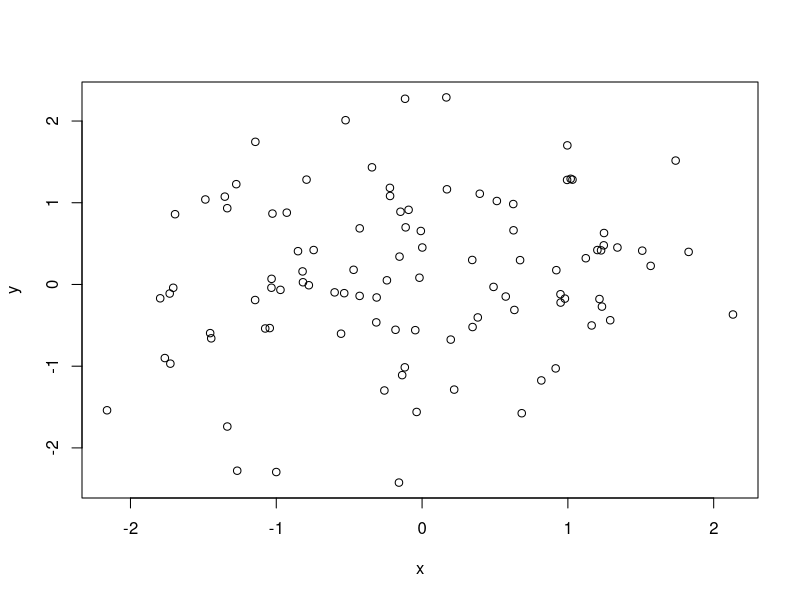

Write R code to recreate this figure.
## ---- chunk 1
x <- rnorm(100)
y <- rnorm(100)
plot(x,y)
## ---- chunk 2
summary(x)
